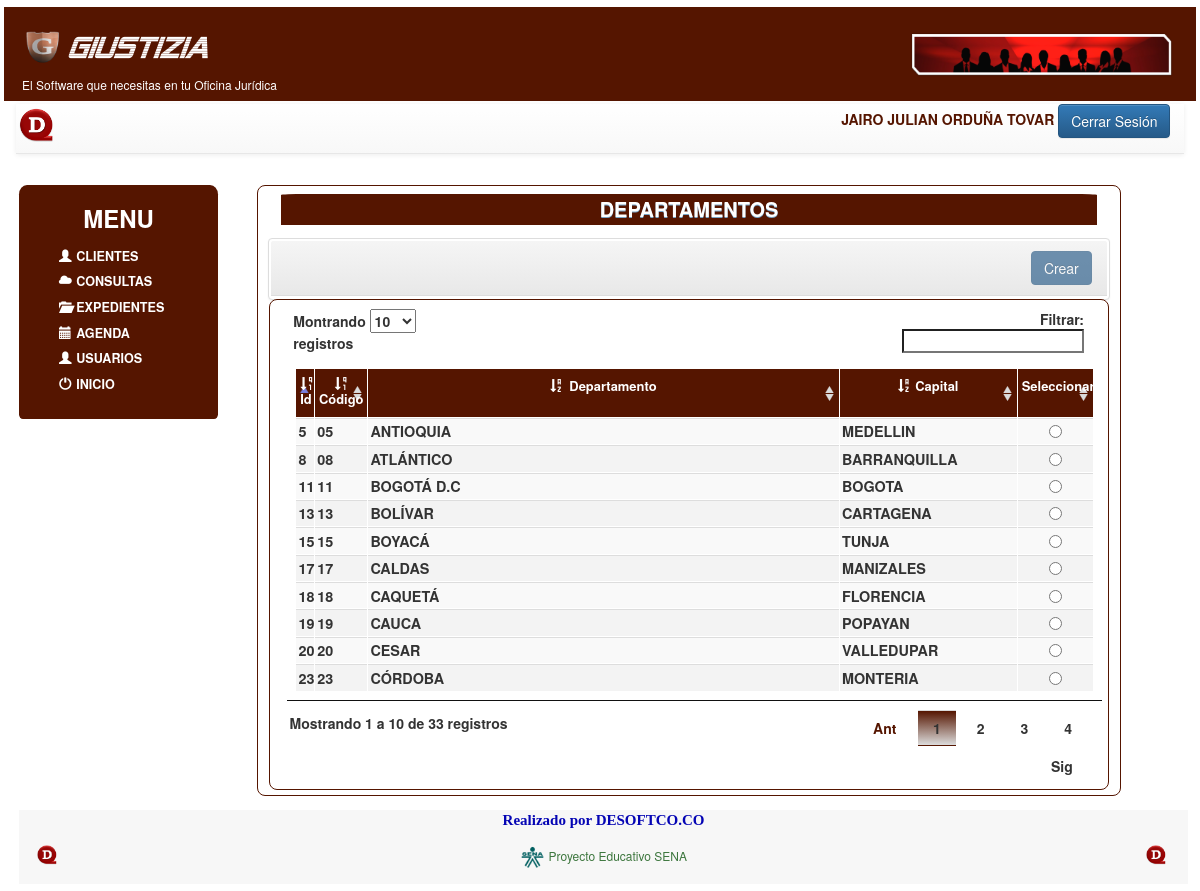
/vistas/frm_ListaDepartamentos.php (signed in), run on an earlier commit of the app's database.
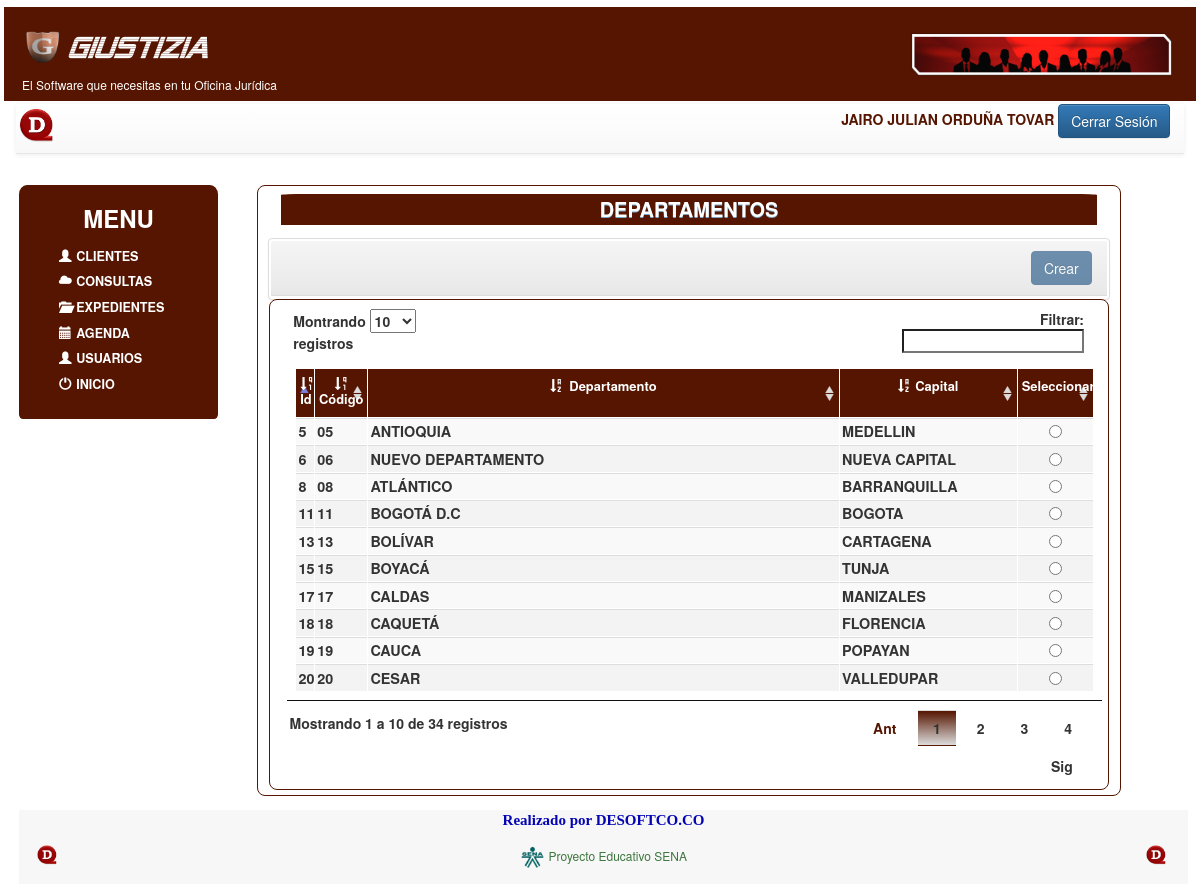
And on a later commit of the database.
### tables this page shows
CREATE TABLE `tbl_departamentos` (
  `depa_Id` int(11) NOT NULL,
  `depa_Codigo` varchar(2) DEFAULT NULL,
  `depa_Departamento` varchar(60) NOT NULL,
  `depa_Capital` varchar(25) NOT NULL
);

### model/usuariosModel.php (called while the page is built, shortened)
<?php
	class usuariosModel
	{
		function getListaDepartamento($conexion)
		{
			$html = array();
			$sql = "
			SELECT * FROM tbl_departamentos
			";
			$qry = $conexion->query($sql);
			while ($cursor = $qry->fetch_assoc())
			{
				array_push($html,$cursor);
			}
			return $html;
		}
	}
?>

### vistas/frm_ListaDepartamentos.php (the view, shortened to what this page needs)
<?php
	if(isset($_SESSION['s_usuario']) && $_SESSION['s_estado']==1){
		$sesion = True;
	}
	else{
		$sesion = False;
		header("Location: cerrar_sesion.php");
	}
	$tipousuario=$_SESSION['s_tipusu'];
	include('nav.php');
	include('menu.php');
	include_once('../model/usuariosModel.php');
	$obj_model = new usuariosModel();
	$data = $obj_model -> getListaDepartamento($conexion);
?>
	<article class="col-xs-12  col-sm-8 col-md-9 col-lg-9">
		<div class="ibody1 col-xs-12  col-sm-12 col-md-12 col-lg-12">
			<div align='center' class="jumbotron">
			<h8 align='center'><b>DEPARTAMENTOS</b></h8>
			</div>
			<div >
				<form name="flk_Departamentosf" id="flk_Departamentosf" method="POST" action="flk_Departamentos.php">
					<div class="row">
						<div class="table-responsive">
						<div class="panel panel-default">
								<div class="panel-heading" align="right">
									<?php
										if ($tipousuario=='1'){
											echo '<input type="button" class="btn btn-primary" data-toggle="modal" data-target="#msg_crear" value="Crear" id="btn_creardepartamentos" >';
											echo ' ';
											echo '<input type="submit" class="btn btn-primary" value="Editar" id="btn_Editar">';
										}
										else{
										     echo '<input type="button" class="btn btn-primary" value="Crear" disabled="disabled" >';
										    } ?>
								</div>
							<div class="ibody1 col-xs-12  col-sm-12 col-md-6 col-lg-6">
							<table id="tbl_Departamentos" class="table table-striped">
								<thead>
									<td align="center"><span class="glyphicon glyphicon-sort-by-order-alt"></span><b> Id</b></td>
									<td align="center"><span class="glyphicon glyphicon-sort-by-order-alt"></span><b> Código</b></td>
									<td align="center"><span class="glyphicon glyphicon-sort-by-alphabet"></span><b> Departamento</b></d>
									<td align="center"><span class="glyphicon glyphicon-sort-by-alphabet"></span><b> Capital</b></d>
									<td align="center"><b> Seleccionar</b></d>
								</thead>
								<tbody class="tablacontenido" align='center'>
							            <?php
											foreach ($data as $departamentos)
											{
												print "<tr>";
												print "<th align='center'> ".$departamentos['depa_Id']."</th>";
												print "<th align='center'> ".$departamentos['depa_Codigo']."</th>";
												print "<th>".$departamentos['depa_Departamento']."</th>";
												print "<th>".$departamentos['depa_Capital']."</th>";
												echo '<td align="center">';
												echo '<input type="radio" name="depart" id="depart" value="'.$departamentos['depa_Id'].'" required>';
										        echo "</td>";
												print "</tr>";
											}
										?>
								</tbody>
							</table>
							</div>
					</div>
				</form>
			</div>
		</div>
	</article>
	</section>
	</div>
<?php
		include('footer.php');
 ?>

### vistas/head.php (shortened to what this page needs)
<!DOCTYPE html5>
<html lang="en">
    <head>
        <link href="../css/bootstrap.css" rel="stylesheet" />
        <link href="../css/bootstrap-theme.css" rel="stylesheet" />
        <link href="../css/datatables.min.css" rel="stylesheet" />
        <link href="../css/fuentes.css" rel="stylesheet" />
        <link href="../css/bootstrap-datepicker.min.css" rel="stylesheet" />
        <link href="../css/bootstrap-datepicker.standalone.min.css" rel="stylesheet" />
        <link href="../css/bootstrap-datepicker3.min.css" rel="stylesheet" />
        <link href="../css/bootstrap-datepicker.min.css" rel="stylesheet" />
        <link href="../css/bootstrap-datepicker3.standalone.min.css" rel="stylesheet" />
        <link href="../css/jquery-ui-1.8.21.custom.css" rel="stylesheet" />
        <link href="../css/calendar-tas.css" rel="stylesheet" />
        <link href="../css/jquery.ui.datepicker.css" rel="stylesheet" />
        <link href="../css/jquery-ui.min.css" rel="stylesheet" />
        <link href="../css/jquery-ui.structure.min.css" rel="stylesheet" />
        <link href="../css/jquery-ui.theme.min.css" rel="stylesheet" />
        <link href="../css/miestilo.css" rel="stylesheet" />
    </head>
    <body>
    <header>
    <div class="container-fluid">
        <h2 ><img src="../img/Logo.png" width="3%"><b>GIUSTIZIA</b><img align="right" src="../img/encabezado1.png" width="23%"></h2>
        <h6>El Software que necesitas en tu Oficina Jurídica</h6>
    </div>
    </header>

### vistas/nav.php (shortened to what this page needs)
<?php
	include('head.php');
?>
<nav align="right" class="navbar navbar-default navbar-static-top">
			<h8 align="right">
				<?php  if ($sesion)	:
            $logo=$_SESSION['s_logo'];
            if ($logo=='0'){
              echo '<b>'.$_SESSION['s_nombre'].' '.$_SESSION['s_apellido'].'  ';
            }
            else
            {
              echo '<img src="'.$logo.'" align="left" height="35" />';
              echo '<b>'.$_SESSION['s_nombre'].' '.$_SESSION['s_apellido'].'  ';
            }
          ?>
				<?php else :
					session_unset();
					session_destroy();
					header("Location: Index.php");
				endif; 	?>
			<button class="btn btn-primary"  data-toggle="modal" data-target="#msg_cerrar">Cerrar Sesión</button>
			</h8>
</nav>

### vistas/menu.php (shortened to what this page needs)
<div class="col-xs-12  col-sm-12 col-md-12 col-lg-12">
<section class="main row">
    <aside class="col-xs-12  col-sm-3 col-md-2 col-lg-2">
        <h3 align="center"><b>MENU</b></h3>
    <div class="container col-xs-12  col-sm-12 col-md-12 col-lg-12">
        <ul id="nav">
            <li><a href="#" class="sub" tabindex="1"><span class="glyphicon  glyphicon-user"></span> <b> </b> CLIENTES</a>
                <ul>
                    <li><a href="frm_ListaClientes.php"> Administrar Clientes</a></li>
                </ul>
            </li>
            <li><a href="#" class="sub" tabindex="1"><span class="glyphicon  glyphicon-cloud"></span> <b> </b> CONSULTAS</a>
                <ul>
                    <li><a href="frm_ListaConsultas.php">Administrar Consultas</a></li>
                    <li><a href="frm_ListaConsultasHis.php">Historico Consultas</a></li>
                </ul>
            </li>
            <li><a href="#" class="sub" tabindex="1"><span class="glyphicon  glyphicon-folder-open"></span>  <b> </b> EXPEDIENTES</a>
                <ul>
                    <li><a href="#">Admin Expedientes</a></li>
                </ul>
            </li>
            <li><a href="frm_Agenda.php" class="sub" tabindex="1"><span class="glyphicon  glyphicon-calendar"></span> <b> </b> AGENDA</a>
            </li>
            <li><a href="#" class="sub" tabindex="1"><span class="glyphicon  glyphicon-user"></span> <b> </b> USUARIOS</a>
                <ul>
                    <li><a href="frm_ListaUsuarios.php">Administrar Usuario</a></li>
                    <?php
                        if($_SESSION['s_tipusu']<>'3' && $_SESSION['s_tipusu']<>'1'){
                        echo '<li><a href="flk_CambioClave.php">Cambiar Mi Clave</a></li>';
                        }
                     ?>
                </ul>
            </li>
            <li><a id="btn_Inicio"><span class="glyphicon  glyphicon-off"></span> <b> </b> INICIO</a></li>
            <li>  <div align="center" class="col-xs-10  col-sm-10 col-md-10 col-lg-10"><br></div></li>
        </ul>
    </div>
    </aside>

### vistas/footer.php
	<footer>
		<div align="center" class="col-xs-12  col-sm-12 col-md-12 col-lg-12">
			<p align="center"><a href="http://www.adsi.net.co" title="Sitio Oficial de la DESOFTCO.CO">Realizado por DESOFTCO.CO</a> </p>
			<img src="../img/Logo2.png" align="left" width="20" height="20"><h6 class="text-success" align="center"><img src="../img/sena.png" width="25" height="25">Proyecto Educativo SENA<img src="../img/Logo2.png" align="right" width="20" height="20"></h6>
		</div>
	</footer>
</body>
</html>

### css/calendar-tas.css (style rules this page uses)
a { text-decoration: none; color: #FFFFFF }
a { text-decoration: none; color: #333333 }

### css/miestilo.css (style rules this page uses)
* { margin: 0.3%; padding: 0%; }
header { background:#551500; color:#fff; margin: auto; }
header h2 { font-family: Alien-Encounters-Bold-Italic; }
nav { color:#551500; margin-left: 1%; margin-right: 1%; }
.main { background:#fff; }
aside { margin-right: 1%; margin-left: 1%; background:#551500; color:#fff; border-radius: 4% 4% 2% 2%; }
article { margin-right: 1%; margin-left: 1%; }
footer { margin-left: 1%; margin-right: 1%; margin-top: : 1%; }
footer div { background:#F7F7F7; color:#000; }
p { font-family: Comic-Sam; font-size: 15px; }
p a { color: #0404B4; }
table { border: 1% solid #000549; border-radius: 1% 4% 0% 0%; margin: auto; padding: 1%; -webkit- border-radius: 1% 4% 0% 0%; -moz-border-radius: 1% 4% 0% 0%; }
table thead { background:#551500; color:#fff; }
table tr { font-size: 90%; }
table td { font-size: 90%; }
table td input { border: none; width: 60%; text-align: center; vertical-align: center; }
.ibody1 { background-color: #fff; border: 1px solid #551500; border-radius: 8px; width: 100%; margin: auto; -webkit-border-radius: 8px; -moz-border-radius: 8px; }
.jumbotron { background-color: #551500; border-radius: 3% 3% 0% 0%; margin:1% 1% 1% 1%; padding: 0.1%; -webkit- border-radius: 3% 3% 0% 0%; -moz-border-radius: 3% 3% 0% 0%; }
.jumbotron h8 { color: #fff; font-size: 20px; text-align: center; text-shadow: 0px 1px #77a5c7; }
.container { width: 100%; margin-top: 1%; float: bottom; }
#nav { list-style: none; padding: 0; }
#nav, #nav ul { list-style:none; padding:0; width:100%; }
#nav ul { position:relative; z-index:-1; }
#nav li { position:relative; z-index:70; }
#nav ul li { margin-top:-23px; -moz-transition: 0.4s linear 0.4s; -ms-transition: 0.4s linear 0.4s; -o-transition: 0.4s linear 0.4s; -webkit-transition: 0.4s linear 0.4s; transition: 0.4s linear 0.4s; }
#nav li a { background-color: #551500; color:#fff; display:block; font-size: 90%; font-weight:bold; line-height:200%; outline:0; padding-left:6%; text-decoration:none; }
#nav li a.sub { background-color: #551500; }
#nav ul li a { font-family: Arial; background-color: #551500; font-weight:normal; color:#fff; font-size:90%; line-height:180%; }

What changed in the data, as far as the page shows it:
no longer on this page (row unchanged): tbl_departamentos: depa_Id "23", depa_Codigo "23", depa_Departamento "CÓRDOBA", depa_Capital "MONTERIA"
added tbl_departamentos: depa_Id "6", depa_Codigo "06", depa_Departamento "NUEVO DEPARTAMENTO", depa_Capital "NUEVA CAPITAL"
Also different on the page:
text written by a page script: "Montrando registros Filtrar: Mostrando 1 a 10 de 33 registros Ant 1 2 3 4 Sig" → "Montrando registros Filtrar: Mostrando 1 a 10 de 34 registros Ant 1 2 3 4 Sig"
